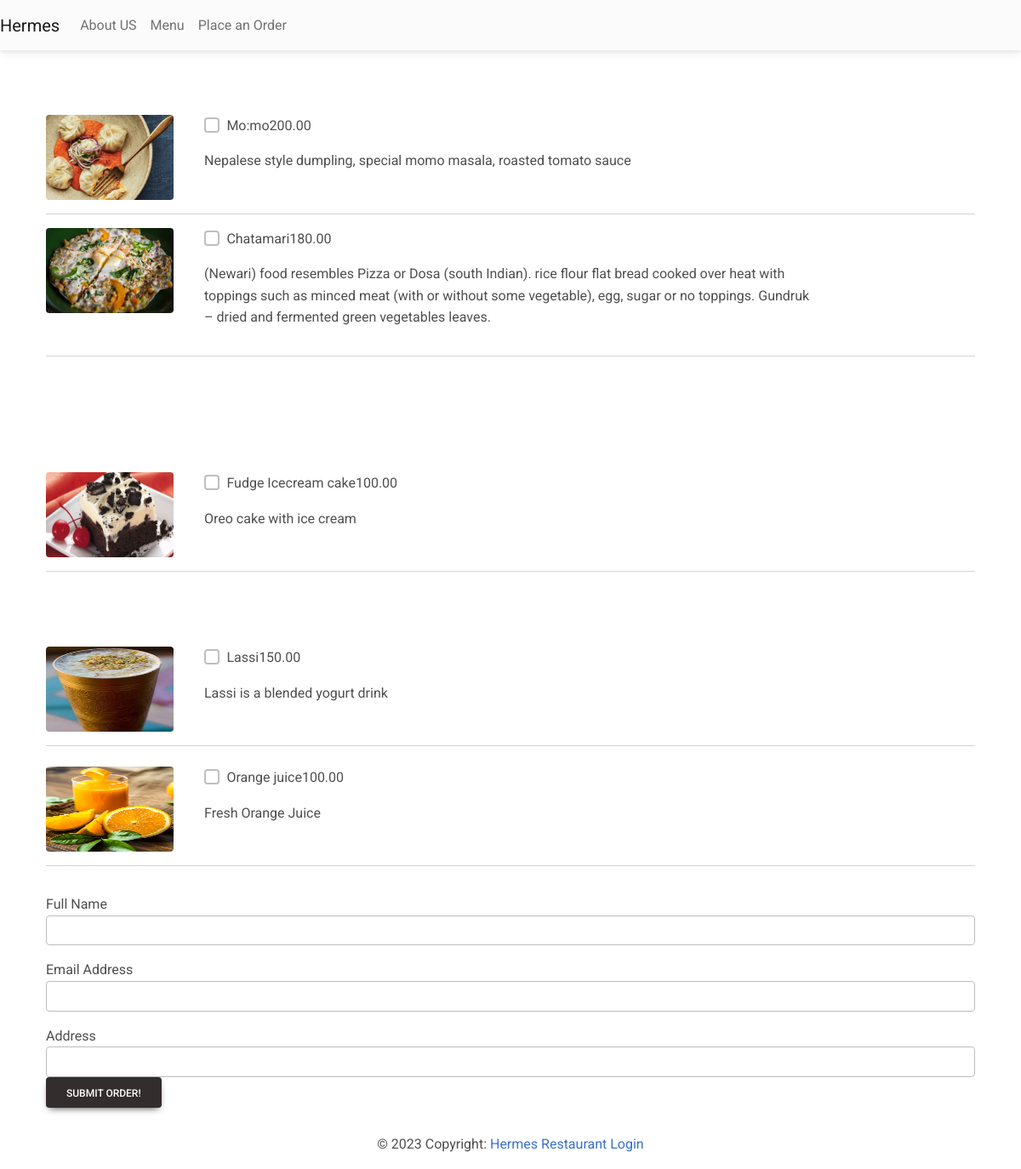
Before: /order with the older database file.
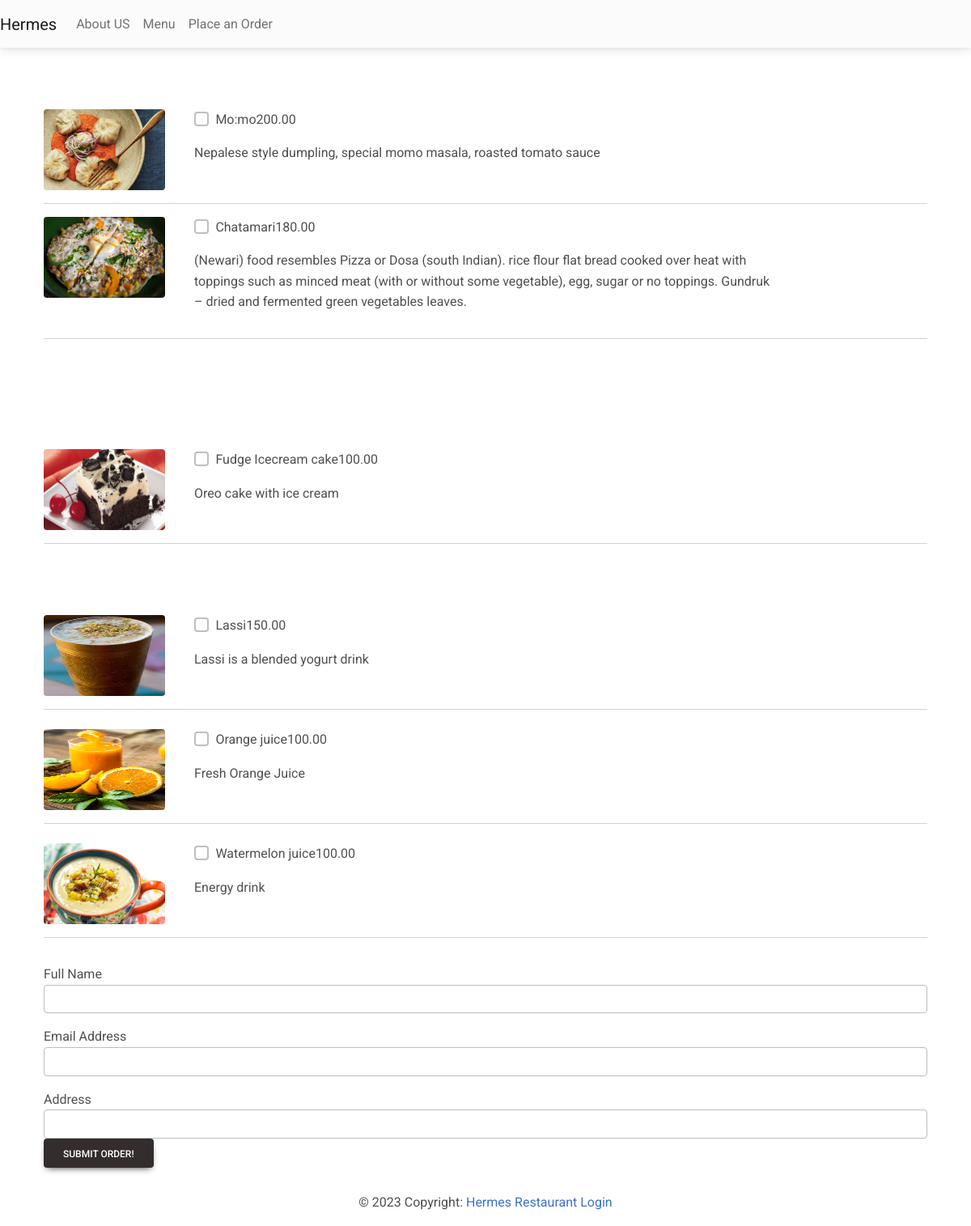
After: the same page with the newer database file.
### customer/models.py (models this page shows, shortened)
class MenuItem(models.Model):
    name= models.CharField(max_length=100)
    description=models.TextField()
    image = models.ImageField(upload_to='menu_images/')
    price = models.DecimalField(max_digits=5, decimal_places=2)
    category =models.ManyToManyField('Category',related_name='item')

### customer/views.py (the view, shortened to what this page needs)
# urls.py: path('order',Order.as_view(), name='order'),
class Order(View):
    def get(self, request, *args, **kwargs):
        appetizers = MenuItem.objects.filter(
            category__name__contains='Appetizer')
        entres = MenuItem.objects.filter(category__name__contains='Entre')
        desserts = MenuItem.objects.filter(category__name__contains='Dessert')
        drinks = MenuItem.objects.filter(category__name__contains='Drink')
        context = {
            'appetizers': appetizers,
            'entres': entres,
            'desserts': desserts,
            'drinks': drinks,
        }
        return render(request, 'customer/order.html', context)

### customer/templates/customer/order.html (shortened to what the changed rows need)
{% extends 'customer/base.html' %}
{% block content %}
<div class="container mb-5">
    <div class="row justify-content-center mt-1">
        <div class="col-md-12 col-sm-12 p-4">
            <form method="POST">
                <div class="pt-5">
                    {% for app in appetizers %}
                    <div class="row">
                        <div class="col-md-2 col-sm-12">
                            <img class="rounded" src="{{ app.image.url }}" width="150" height="100"/>
                        </div>
                        <div class="col-md-8 col-sm-12">
                            <div class="d-flex flex-row">
                                <div class="form-group form-check">
                                    <input type="checkbox" name="items[]" class="form-check-input" value="{{ app.pk }}">
                                    <label class="form-check-label">{{ app.name }}</label>
                                </div>
                                <p class="font-weight-bold pl-5">{{ app.price }}</p>
                            </div>
                            <p>{{ app.description }}</p>
                        </div>
                    </div>
                    <hr />
                {% endfor %}
                </div>
                <div class="pt-5">
                    {% for dessert in desserts %}
                    <div class="row mt-4">
                        <div class="col-md-2 col-sm-12">
                            <img class="rounded" src="{{ dessert.image.url }}" width="150" height="100"/>
                        </div>
                        <div class="col-md-8 col-sm-12">
                            <div class="d-flex flex-row">
                                <div class="form-group form-check">
                                    <input type="checkbox" name="items[]" class="form-check-input" value="{{ dessert.pk }}">
                                    <label class="form-check-label">{{ dessert.name }}</label>
                                </div>
                                <p class="font-weight-bold pl-5">{{ dessert.price }}</p>
                            </div>
                            <p>{{ dessert.description }}</p>
                        </div>
                    </div>
                    <hr />
                    {% endfor %}
                </div>
                <div class="pt-5">
                    {% for drink in drinks %}
                    <div class="row mt-4">
                        <div class="col-md-2 col-sm-12">
                            <img class="rounded" src="{{ drink.image.url }}" width="150" height="100"/>
                        </div>
                        <div class="col-md-8 col-sm-12">
                            <div class="d-flex flex-row">
                                <div class="form-group form-check">
                                    <input type="checkbox" name="items[]" class="form-check-input" value="{{ drink.pk }}">
                                    <label class="form-check-label">{{ drink.name }}</label>
                                </div>
                                <p class="font-weight-bold pl-5">{{ drink.price }}</p>
                            </div>
                            <p>{{ drink.description }}</p>
                        </div>
                    </div>
                    <hr />
                    {% endfor %}
                </div>
              </form>
          </div>
      </div>
  </div>
  {% endblock content %}

Changed rows visible on the page:
added MenuItem: image (picture), name "Watermelon juice", price "100.00", description "Energy drink"
